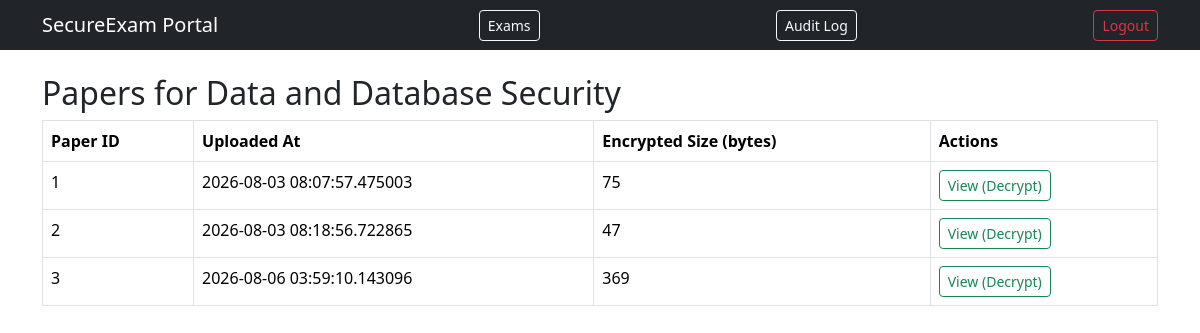
Screenshot of /exams/1/papers with the database file from the repository.
### app/models.py (models this page shows)
class Exam(db.Model):
    id = db.Column(db.Integer, primary_key=True)
    subject = db.Column(db.String(120), nullable=False)
    scheduled_start = db.Column(db.DateTime, nullable=False)
    duration_minutes = db.Column(db.Integer, nullable=False)

class Paper(db.Model):
    id = db.Column(db.Integer, primary_key=True)
    exam_id = db.Column(db.Integer, db.ForeignKey('exam.id'), nullable=False)
    setter_id = db.Column(db.Integer, db.ForeignKey('user.id'), nullable=False)
    encrypted_content = db.Column(db.LargeBinary, nullable=False)
    uploaded_at = db.Column(db.DateTime, default=datetime.utcnow)

### app/exams/routes.py (the view)
@exams_bp.route('/exams/<int:exam_id>/papers')
def list_papers(exam_id):
    exam = Exam.query.get_or_404(exam_id)
    papers = Paper.query.filter_by(exam_id=exam.id).all()
    return render_template('exams/papers.html', exam=exam, papers=papers)

### app/templates/exams/papers.html
{% extends "base.html" %}
{% block content %}
<h2>Papers for {{ exam.subject }}</h2>
<table class="table table-bordered">
  <thead><tr><th>Paper ID</th><th>Uploaded At</th><th>Encrypted Size (bytes)</th><th>Actions</th></tr></thead>
  <tbody>
    {% for paper in papers %}
    <tr>
      <td>{{ paper.id }}</td>
      <td>{{ paper.uploaded_at }}</td>
      <td>{{ paper.encrypted_content|length }}</td>
      <td><a href="{{ url_for('exams.view_paper', exam_id=exam.id, paper_id=paper.id) }}" class="btn btn-sm btn-outline-success">View (Decrypt)</a></td>
    </tr>
    {% endfor %}
  </tbody>
</table>
{% endblock %}

### rows the page displays
Exam: subject "Data and Database Security"
Paper: id "1", uploaded_at "2026-08-03 08:07:57.475003", encrypted_content|length "75"
Paper: id "2", uploaded_at "2026-08-03 08:18:56.722865", encrypted_content|length "47"
Paper: id "3", uploaded_at "2026-08-06 03:59:10.143096", encrypted_content|length "369"
